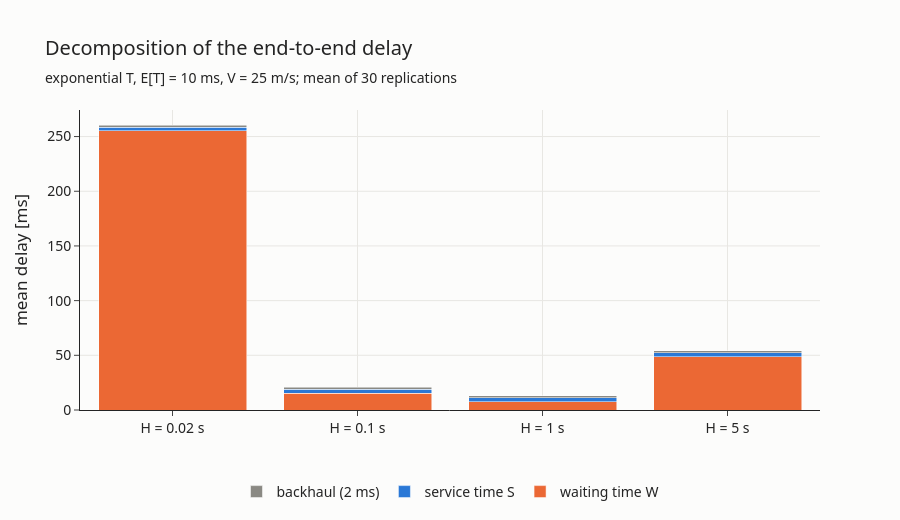

The notebook cell this image was saved under:
### Markdown cell above
**Where the delay comes from.** Waiting time and service time against H (exponential T, E[T] = 10 ms, V = 25 m/s), stacked with the 2 ms of backhaul.

### Code cell
d = summary[(summary["dist"] == "Exponential") & (summary["T_ms"] == 10) & (summary["V"] == 25)].sort_values("H")
labels = [f"H = {h:g} s" for h in d["H"]]

fig = go.Figure()
fig.add_trace(go.Bar(x=labels, y=d["waitingTime:mean"] * 1000, name="waiting time W", marker_color=COLORS[1]))
fig.add_trace(go.Bar(x=labels, y=d["serviceTime:mean"] * 1000, name="service time S", marker_color=COLORS[0]))
fig.add_trace(go.Bar(x=labels, y=[BACKHAUL * 1000] * len(d), name="backhaul (2 ms)", marker_color=GREY))
fig.update_layout(barmode="stack")
fig.update_yaxes(title="mean delay [ms]")
style(fig, "Decomposition of the end-to-end delay",
      "exponential T, E[T] = 10 ms, V = 25 m/s; mean of 30 replications")
save(fig, "08_delay_decomposition")
fig.show()

d[["H", "endToEndDelay:mean", "waitingTime:mean", "serviceTime:mean", "utilization:timeavg", "subOptimal:timeavg"]].round(4)

### Figure 1 — Plotly figure (JSON) as saved in the notebook; plotly's stock layout.template omitted (floating-point values rounded to 4 significant figures)
{"data": [{"marker": {"color": "#eb6834"}, "name": "waiting time W", "type": "bar", "x": ["H = 0.02 s", "H = 0.1 s", "H = 1 s", "H = 5 s"], "y": [255.4, 15.51, 7.764, 48.77]}, {"marker": {"color": "#2a78d6"}, "name": "service time S", "type": "bar", "x": ["H = 0.02 s", "H = 0.1 s", "H = 1 s", "H = 5 s"], "y": [3.212, 3.344, 3.355, 3.582]}, {"marker": {"color": "#8a8983"}, "name": "backhaul (2 ms)", "type": "bar", "x": ["H = 0.02 s", "H = 0.1 s", "H = 1 s", "H = 5 s"], "y": [2.0, 2.0, 2.0, 2.0]}], "layout": {"barmode": "stack", "font": {"family": "Segoe UI, Arial", "size": 14}, "height": 520, "legend": {"orientation": "h", "x": 0.5, "xanchor": "center", "y": -0.22}, "margin": {"t": 110}, "paper_bgcolor": "#fcfcfb", "plot_bgcolor": "#fcfcfb", "title": {"subtitle": {"text": "exponential T, E[T] = 10 ms, V = 25 m/s; mean of 30 replications"}, "text": "Decomposition of the end-to-end delay"}, "xaxis": {"gridcolor": "#e8e7e3", "showgrid": true}, "yaxis": {"gridcolor": "#e8e7e3", "showgrid": true, "title": {"text": "mean delay [ms]"}}}}
